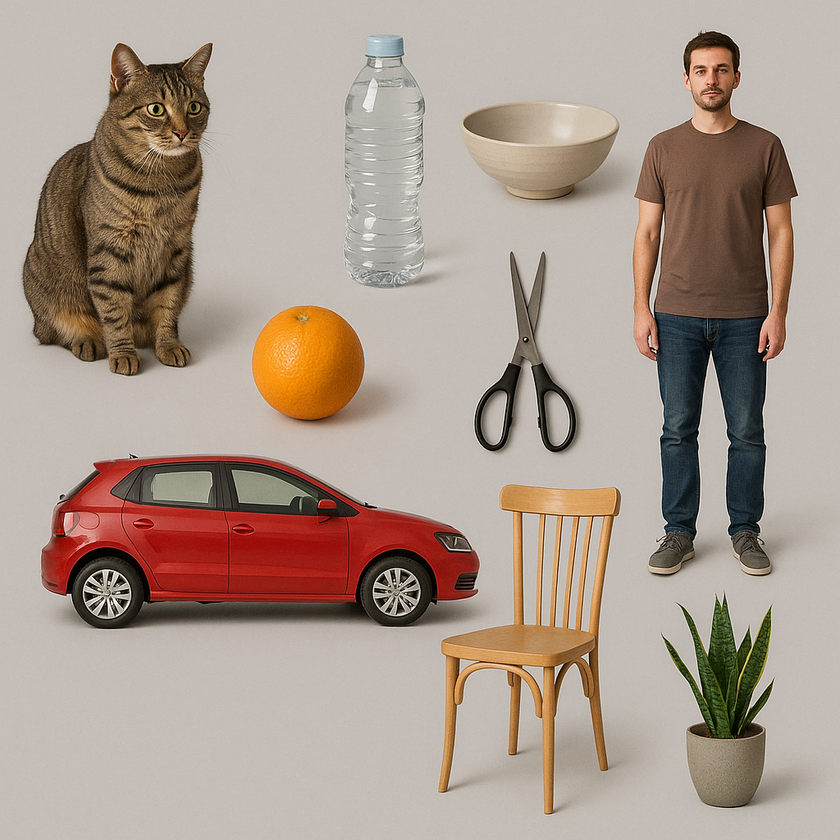
#> input picture aiaas/AI/image_segmentation/testimage.png, 840 x 840 px, shrunk from 1024 x 1024 before the run
$ python threshold.py
#> lines starting #> are read from the running program, lines starting #| are printed output that depends on the picture; after the words box and inside, x2 and y2 are one past the last pixel; in counts of white or black regions, pixels touching at a corner belong together
import cv2
import matplotlib.pyplot as plt


image = cv2.imread('testimage.png', 0)
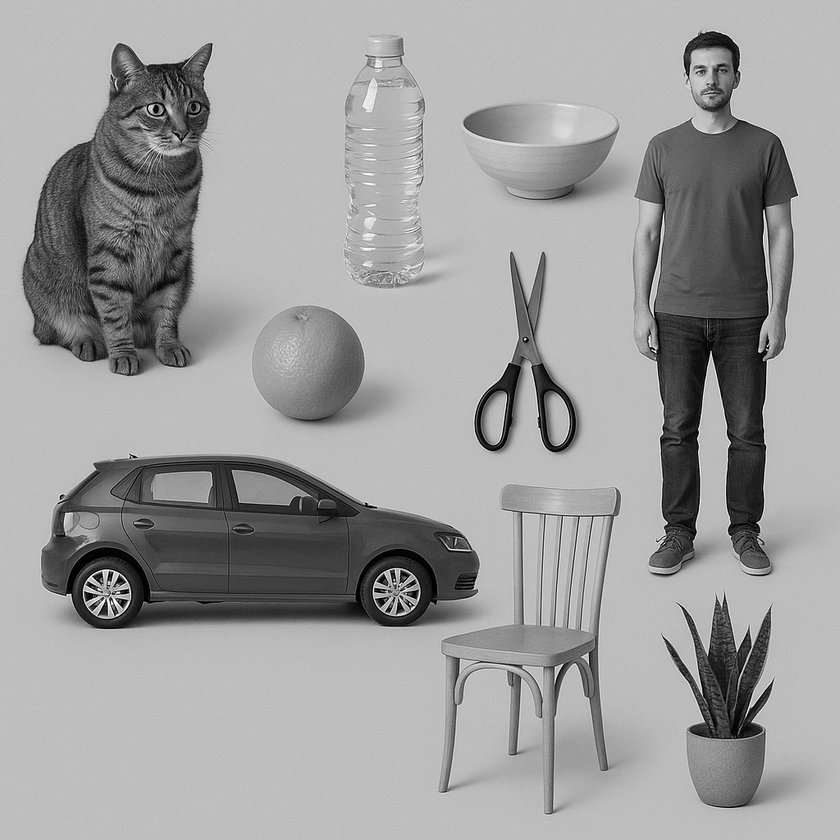
#> image: shape (840, 840); min 0, max 255, mean 157.2

ret, binary = cv2.threshold(image, 127, 255, cv2.THRESH_BINARY)
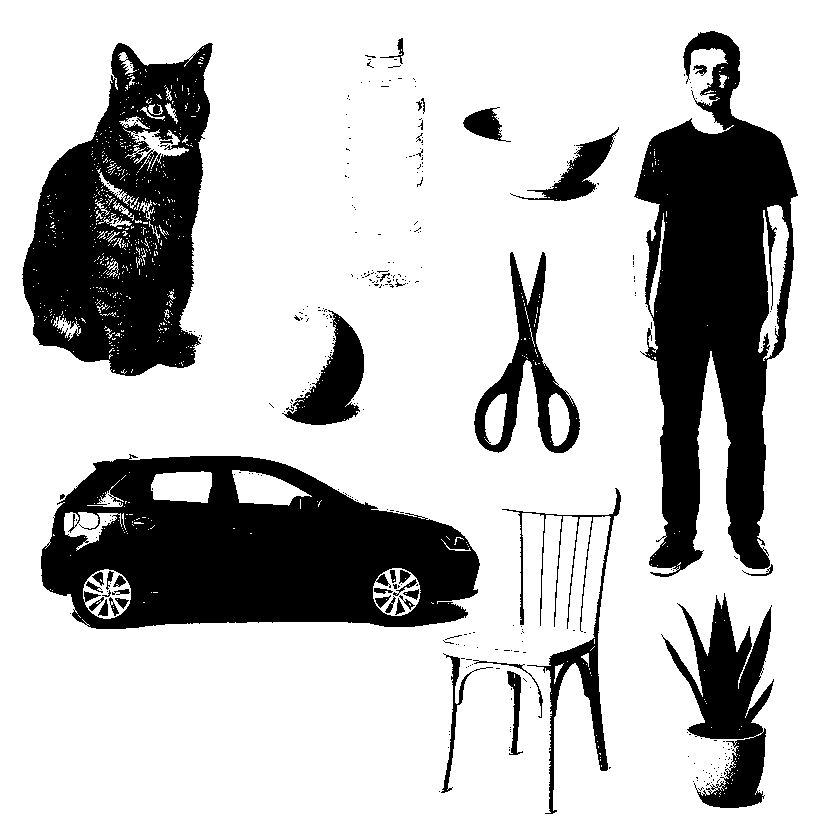
#> binary: shape (840, 840); 75.9% white; 345 black regions (305 under 20 px), largest, box (x1, y1, x2, y2) and area: (41, 454, 480, 629) 51017, (634, 31, 798, 577) 48300, (22, 43, 213, 376) 39096


ret2, otsu = cv2.threshold(image, 0, 255, cv2.THRESH_BINARY + cv2.THRESH_OTSU)
#> ret2 = 127

adaptive = cv2.adaptiveThreshold(image, 255, cv2.ADAPTIVE_THRESH_GAUSSIAN_C, cv2.THRESH_BINARY, 11, 2)
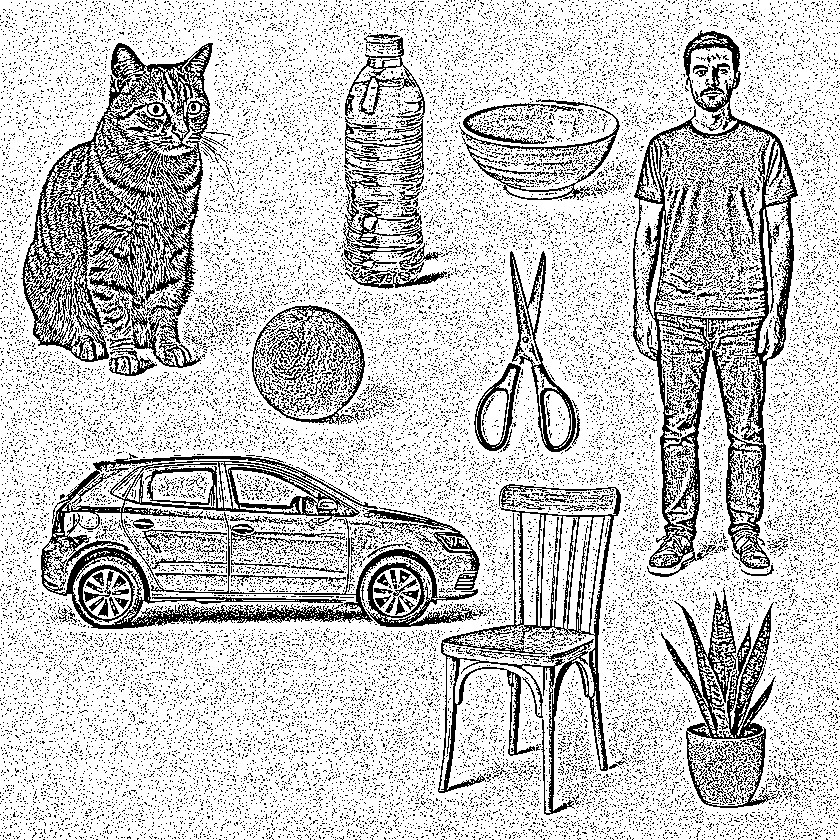
#> adaptive: shape (840, 840); 78.4% white; black in thin lines or dots

plt.figure(figsize=(15, 5))
plt.subplot(1, 4, 1)
plt.imshow(image, cmap='gray')
plt.title('Original')
plt.axis('off')

plt.subplot(1, 4, 2)
plt.imshow(binary, cmap='gray')
plt.title('Binary')
plt.axis('off')

plt.subplot(1, 4, 3)
plt.imshow(otsu, cmap='gray')
plt.title('Otsu')
plt.axis('off')

plt.subplot(1, 4, 4)
plt.imshow(adaptive, cmap='gray')
plt.title('Adaptive')
plt.axis('off')

plt.tight_layout()
plt.show()
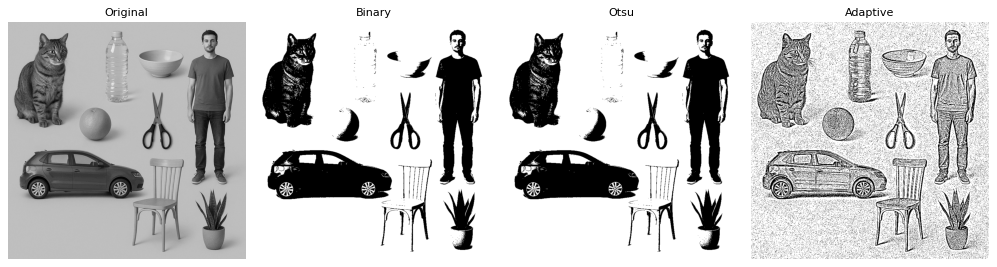
#> figure drawn by matplotlib, 4 panels

$ run again, with aiaas/AI/image_segmentation/RCNNtest.png copied over aiaas/AI/image_segmentation/testimage.png
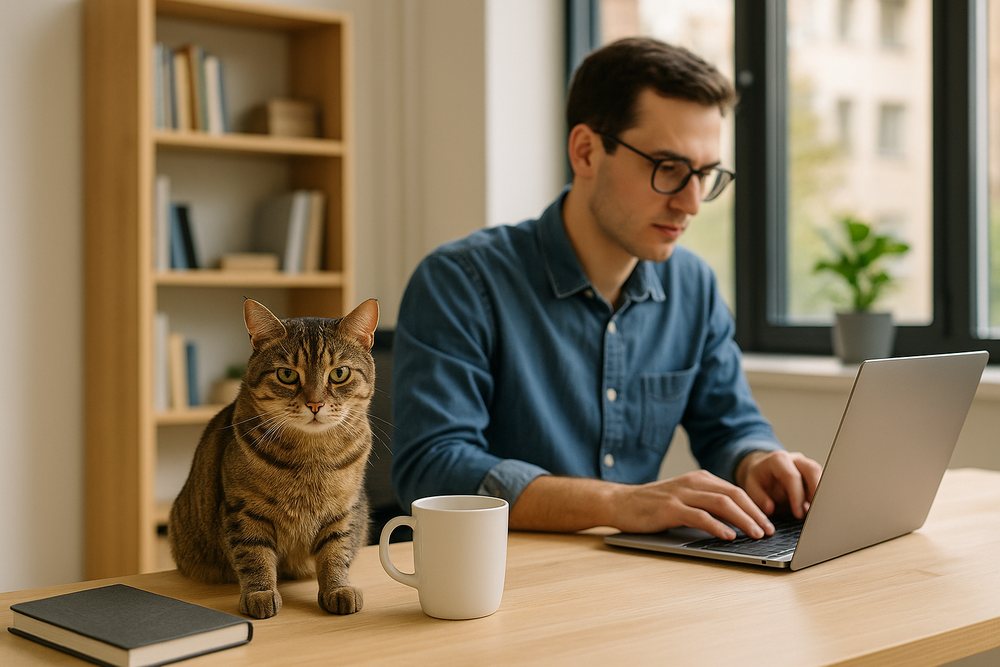
#> input picture aiaas/AI/image_segmentation/RCNNtest.png, 1000 x 667 px, shrunk from 1536 x 1024 before the run
#> `ret, binary = cv2.threshold(image, 127, 255, cv2.THRESH_BINARY)`:
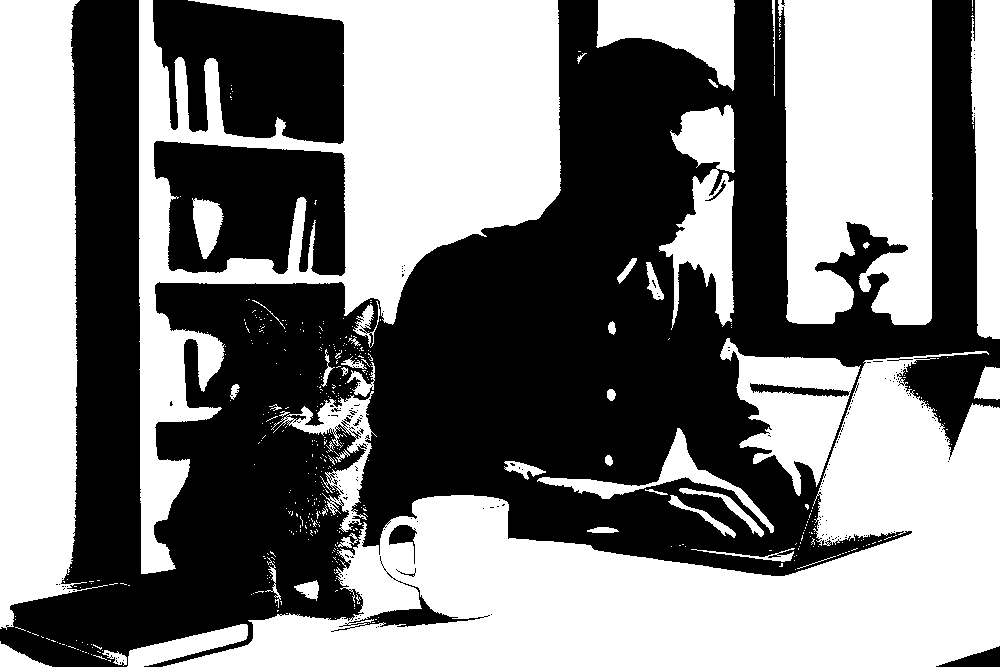
#> binary: shape (667, 1000); 49.7% white; 465 white regions (416 under 20 px), largest, box (x1, y1, x2, y2) and area: (163, 351, 1000, 667) 108425, (139, 0, 561, 574) 82316, (0, 0, 108, 630) 45211
#> otsu: shape (667, 1000); 53.4% white; 205 black regions (188 under 20 px), largest, box (x1, y1, x2, y2) and area: (10, 0, 1000, 667) 270403, (154, 0, 344, 143) 19218, (155, 142, 345, 275) 17313
#> ret2 = 117
#> `adaptive = cv2.adaptiveThreshold(image, 255, cv2.ADAPTIVE_THRESH_GAUSS..`:
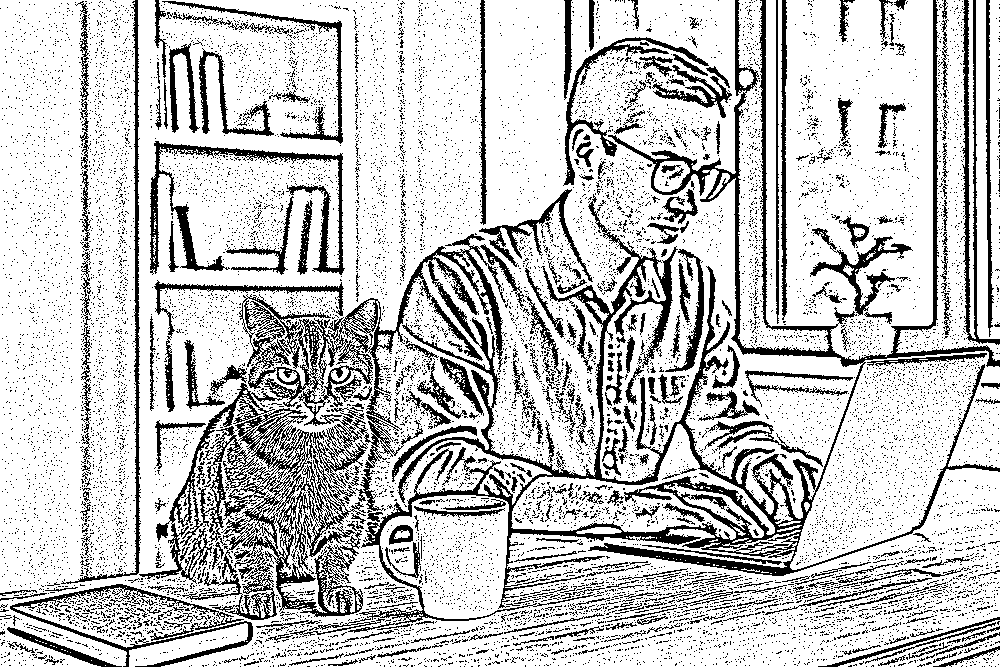
#> adaptive: shape (667, 1000); 77.9% white; 13145 black regions (12743 under 20 px), largest, box (x1, y1, x2, y2) and area: (139, 0, 1000, 633) 55896, (150, 141, 345, 275) 3985, (10, 584, 253, 667) 2659
